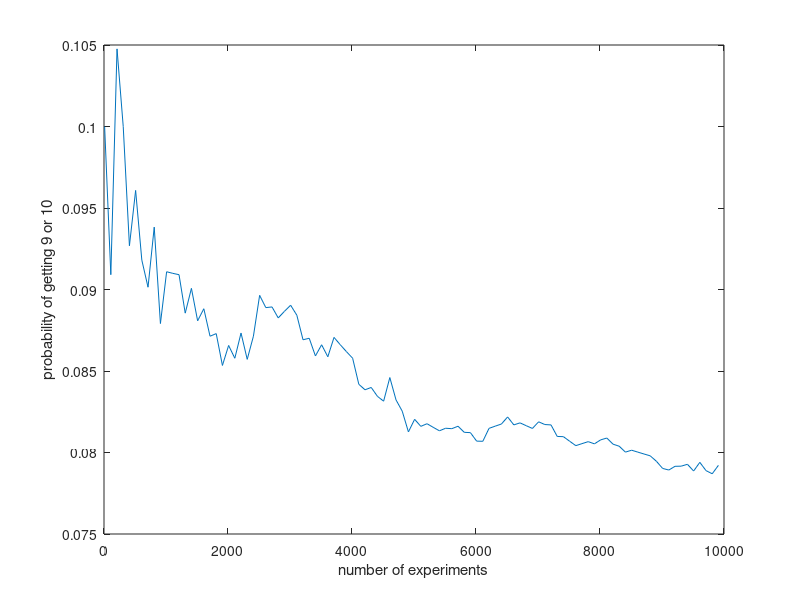

The MATLAB source for this figure:
clear
close all

rollN = 10000;

out = randsrc(3,rollN,[1 2 3 4 5 6; 0 0.1 0.15 0.2 0.25 0.3]);
total = sum(out);
sumofnine = total == 9;
sumoften = total == 10;
desired = sumofnine+ sumoften;
dicemean = mean(total);

stepSize = 100;

i = 1;
for totalNum = 10 : stepSize : rollN
    averg(i) = sum(desired(1 : totalNum))/totalNum;
    i = i + 1;
end

plot(10 : stepSize : rollN,averg)
xlabel('number of experiments')
ylabel('probability of getting 9 or 10')